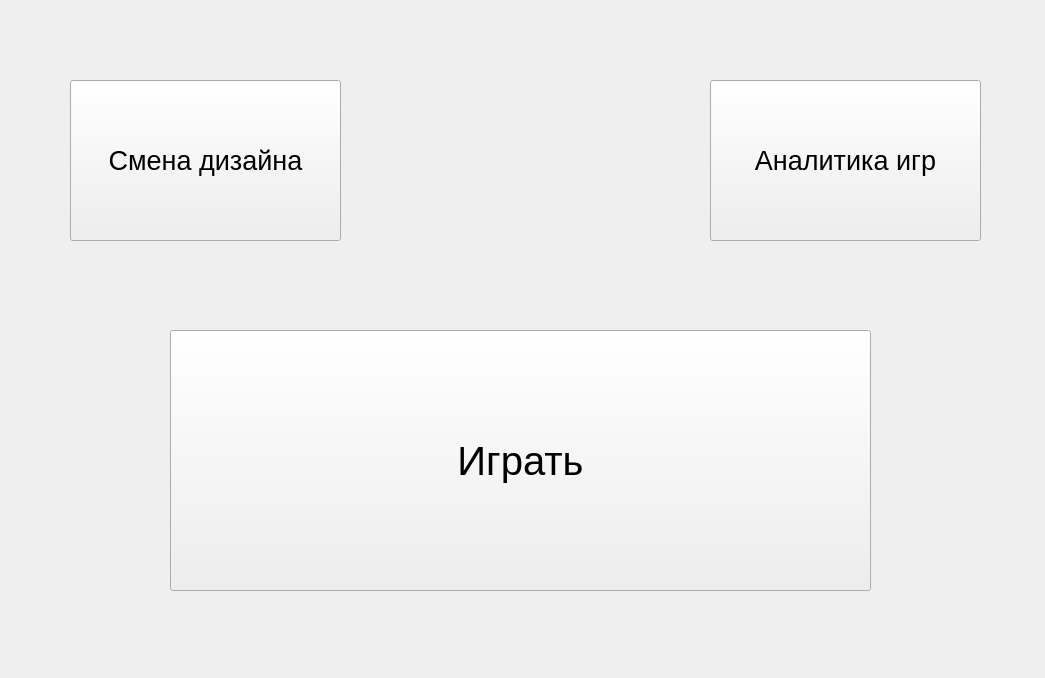
<?xml version="1.0" encoding="UTF-8"?>
<ui version="4.0">
 <class>MainWindow</class>
 <widget class="QMainWindow" name="MainWindow">
  <property name="geometry">
   <rect>
    <x>0</x>
    <y>0</y>
    <width>1045</width>
    <height>678</height>
   </rect>
  </property>
  <property name="font">
   <font>
    <pointsize>20</pointsize>
   </font>
  </property>
  <property name="windowTitle">
   <string>MainWindow</string>
  </property>
  <widget class="QWidget" name="centralwidget">
   <widget class="QPushButton" name="pushButton">
    <property name="geometry">
     <rect>
      <x>170</x>
      <y>330</y>
      <width>701</width>
      <height>261</height>
     </rect>
    </property>
    <property name="font">
     <font>
      <pointsize>30</pointsize>
     </font>
    </property>
    <property name="text">
     <string>Играть</string>
    </property>
    <property name="checkable">
     <bool>false</bool>
    </property>
    <property name="checked">
     <bool>false</bool>
    </property>
    <property name="autoRepeat">
     <bool>false</bool>
    </property>
    <property name="autoDefault">
     <bool>false</bool>
    </property>
   </widget>
   <widget class="QPushButton" name="pushButton_2">
    <property name="geometry">
     <rect>
      <x>70</x>
      <y>80</y>
      <width>271</width>
      <height>161</height>
     </rect>
    </property>
    <property name="text">
     <string>Смена дизайна</string>
    </property>
   </widget>
   <widget class="QPushButton" name="pushButton_3">
    <property name="geometry">
     <rect>
      <x>710</x>
      <y>80</y>
      <width>271</width>
      <height>161</height>
     </rect>
    </property>
    <property name="text">
     <string>Аналитика игр</string>
    </property>
   </widget>
  </widget>
 </widget>
 <resources/>
 <connections/>
</ui>
